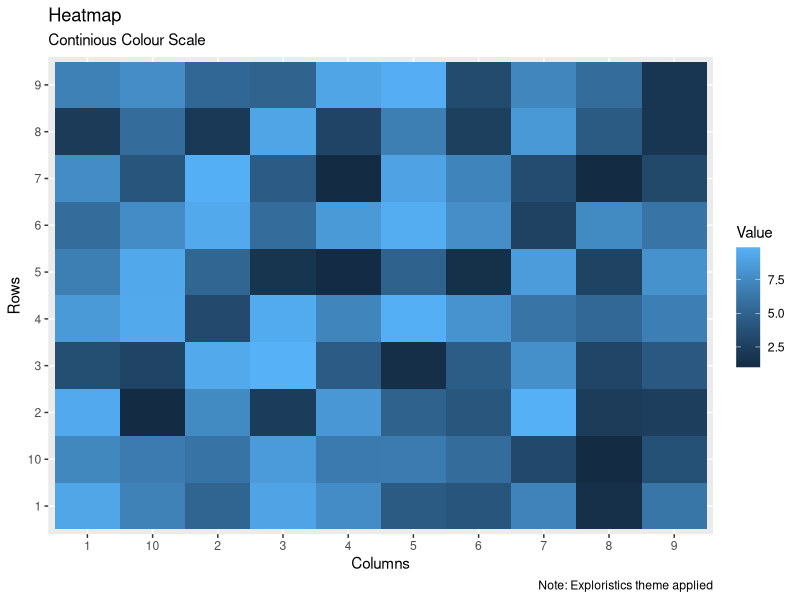

Write R code to recreate this figure.
# Install and load necessary packages
library(ggplot2)
library(dplyr)
library(tidyr)
library(tibble)

# Create mock data (matrix format)
set.seed(42)  # For reproducibility
data_matrix <- matrix(runif(100, min = 1, max = 10), nrow = 10, ncol = 10)
rownames(data_matrix) <- paste(1:10)
colnames(data_matrix) <- paste(1:10)

# Convert the matrix to a data frame
data_df <- as.data.frame(data_matrix)
data_df <- data_df %>%
  rownames_to_column(var = "Row") %>%
  pivot_longer(-Row, names_to = "Column", values_to = "Value")


# Create the heatmap using ggplot2
heatmap <- ggplot(data_df, aes(x = Column, y = Row, fill = Value)) +
  geom_tile() +
  labs(
    title = "Heatmap",
    subtitle = "Continious Colour Scale",
    caption = "Note: Exploristics theme applied",
    x = "Columns",
    y = "Rows",
    fill = "Value"
  )

ggsave(filename = "man/figures/heatmap.jpg", plot = heatmap)


